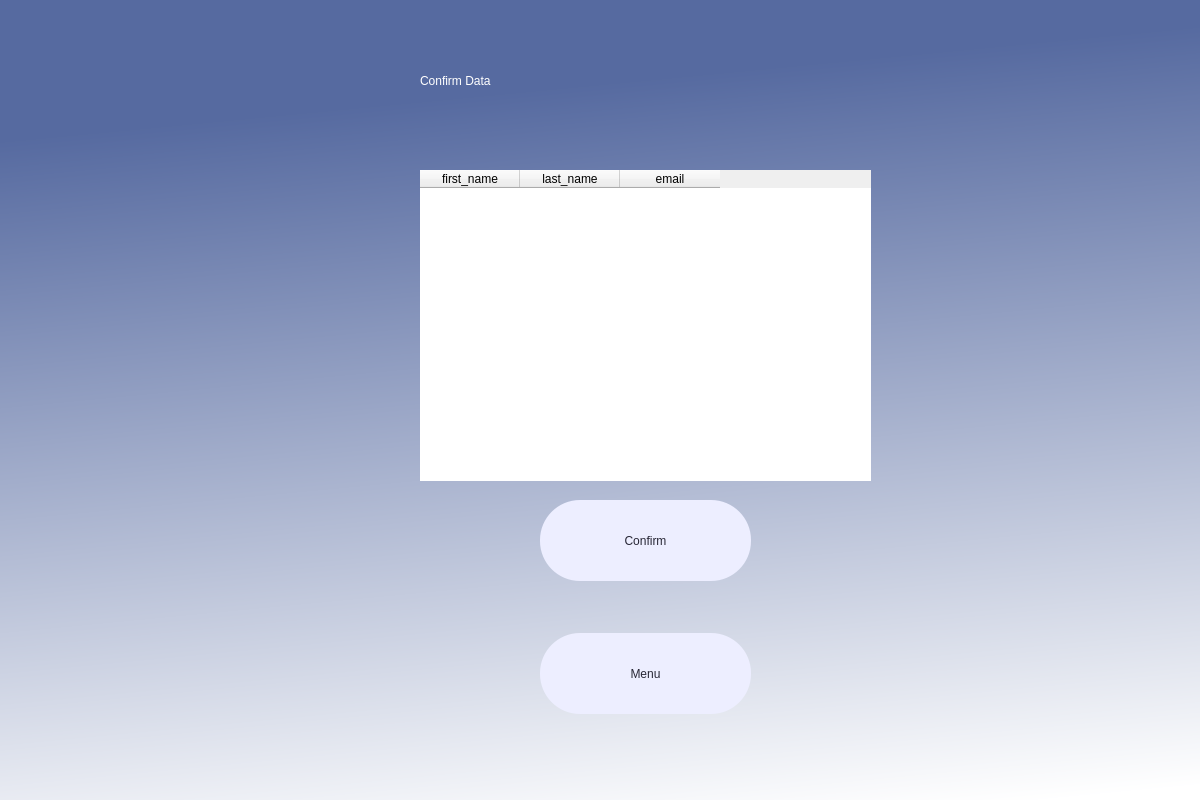
<?xml version="1.0" encoding="UTF-8"?>
<ui version="4.0">
 <class>Dialog</class>
 <widget class="QDialog" name="Dialog">
  <property name="geometry">
   <rect>
    <x>0</x>
    <y>0</y>
    <width>1200</width>
    <height>800</height>
   </rect>
  </property>
  <property name="windowTitle">
   <string>Dialog</string>
  </property>
  <property name="styleSheet">
   <string notr="true"/>
  </property>
  <widget class="QWidget" name="widget" native="true">
   <property name="geometry">
    <rect>
     <x>0</x>
     <y>0</y>
     <width>1200</width>
     <height>800</height>
    </rect>
   </property>
   <property name="styleSheet">
    <string notr="true">QWidget#widget{
background-color: qlineargradient(spread:pad, x1:0.742, y1:0.0679545, x2:0.877, y2:1, stop:0 rgba(86, 106, 160, 255), stop:1 rgba(255, 255, 255, 255));}</string>
   </property>
   <widget class="QPushButton" name="menu">
    <property name="geometry">
     <rect>
      <x>540</x>
      <y>633</y>
      <width>211</width>
      <height>81</height>
     </rect>
    </property>
    <property name="styleSheet">
     <string notr="true">background-color: rgb(237, 238, 255);
border-radius: 40px;
font: 20pt &quot;Times New Roman&quot;;color:rgb(40, 39, 54)</string>
    </property>
    <property name="text">
     <string>Menu</string>
    </property>
   </widget>
   <widget class="QTableWidget" name="datatable">
    <property name="geometry">
     <rect>
      <x>420</x>
      <y>170</y>
      <width>451</width>
      <height>311</height>
     </rect>
    </property>
    <property name="styleSheet">
     <string notr="true">border-radius: 40px;</string>
    </property>
    <column>
     <property name="text">
      <string>first_name</string>
     </property>
    </column>
    <column>
     <property name="text">
      <string>last_name</string>
     </property>
    </column>
    <column>
     <property name="text">
      <string>email</string>
     </property>
    </column>
   </widget>
   <widget class="QPushButton" name="confirm">
    <property name="geometry">
     <rect>
      <x>540</x>
      <y>500</y>
      <width>211</width>
      <height>81</height>
     </rect>
    </property>
    <property name="styleSheet">
     <string notr="true">background-color: rgb(237, 238, 255);
border-radius: 40px;
font: 20pt &quot;Times New Roman&quot;;color:rgb(40, 39, 54)</string>
    </property>
    <property name="text">
     <string>Confirm</string>
    </property>
   </widget>
   <widget class="QLabel" name="label">
    <property name="geometry">
     <rect>
      <x>420</x>
      <y>20</y>
      <width>571</width>
      <height>121</height>
     </rect>
    </property>
    <property name="styleSheet">
     <string notr="true">font: 40pt &quot;Times New Roman&quot;;color:rgb(255, 255, 255)</string>
    </property>
    <property name="text">
     <string>Confirm Data</string>
    </property>
   </widget>
  </widget>
 </widget>
 <resources/>
 <connections/>
</ui>
